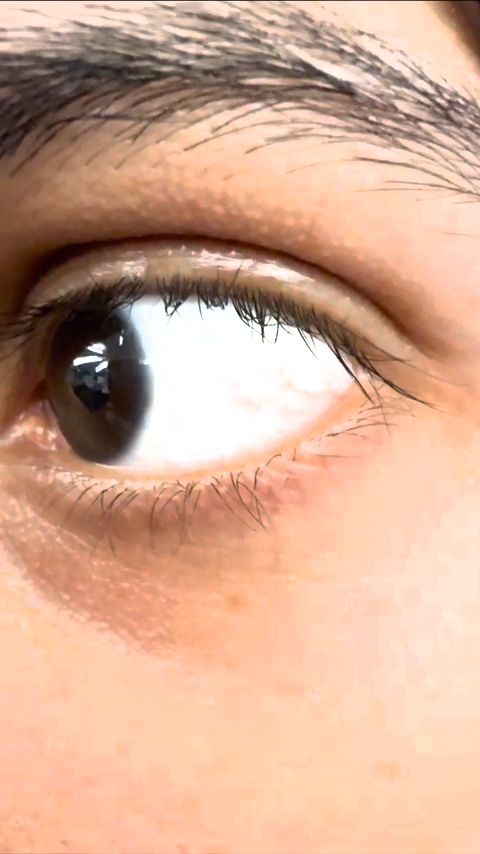
#> input picture frame 12 of uploads/IMG_1702.mov, 480 x 854 px, given in place of sclera_mask.mp4, which was not available
$ python guh.py
#> lines starting #> are read from the running program, lines starting #| are printed output that depends on the picture; pictures that were not available may be replaced by others from this repository, and a replacement may not be noted
# Import numpy and OpenCV
import numpy as np
import cv2

import os

# test code to only stabilize the mask video output from the sclera_ML.py script, using the same optical flow method as in sclera.py


# cap = cv2.VideoCapture(video_source)
video_source = r"uploads\IMG_1759.MOV"  # Change this to your video file path or camera index

testing_out = os.path.join("output", "jupyter_test")
os.makedirs(testing_out, exist_ok=True)
print(f"Testing output directory: {testing_out}")

outlined_path = os.path.join(testing_out, "sclera_outline.mp4")
mask_path = os.path.join(testing_out, "sclera_mask.mp4")

# Read input video
cap = cv2.VideoCapture(mask_path)

# Get frame count
n_frames = int(cap.get(cv2.CAP_PROP_FRAME_COUNT))

# Get width and height of video stream
w = int(cap.get(cv2.CAP_PROP_FRAME_WIDTH))
h = int(cap.get(cv2.CAP_PROP_FRAME_HEIGHT))

# Define the codec for output video
fourcc = cv2.VideoWriter_fourcc(*'MJPG')


# Set up output video
fourcc = cv2.VideoWriter_fourcc(*"mp4v")
out_path = os.path.join(testing_out, "mask_stabilized_test.mp4")
out_writer = cv2.VideoWriter(out_path, fourcc, cap.get(cv2.CAP_PROP_FPS), (w, h))
print(f"writer set up at {out_path} with resolution {(w, h)} and FPS {cap.get(cv2.CAP_PROP_FPS)}")

# Read first frame
_, prev = cap.read()
#> prev is the input picture: shape (854, 480, 3); mean B, G, R 147, 170.5, 212.7

# Convert frame to grayscale
prev_gray = cv2.cvtColor(prev, cv2.COLOR_BGR2GRAY)
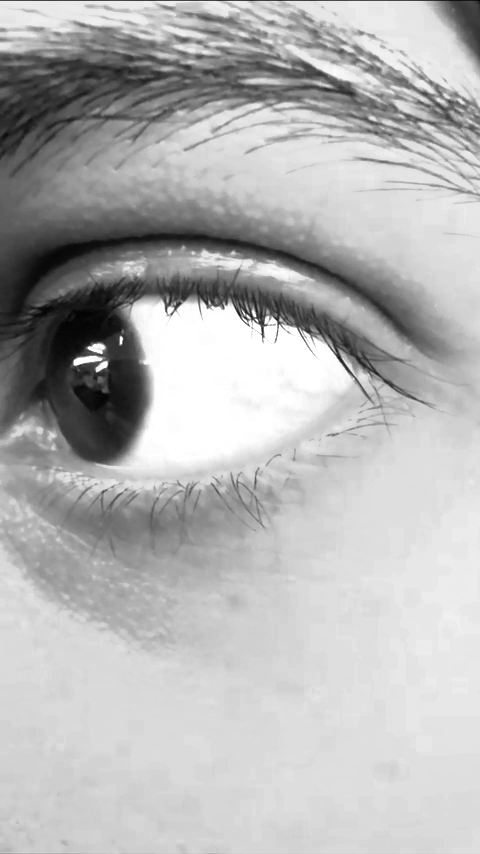
#> prev_gray: shape (854, 480); min 3, max 255, mean 180.5

# show features detected in the first frame
# make a mask of all the current data and then erode it shrink it
mask = cv2.threshold(prev_gray, 1, 255, cv2.THRESH_BINARY)[1]
#> mask: shape (854, 480); every value is 255
# somehow shrink the mask

# kernel = np.ones((5,5), np.uint8)
# mask = cv2.erode(mask, kernel, iterations=5)

dist = cv2.distanceTransform(mask, cv2.DIST_L2, 5) # calculate distance from edge for each pixel
#> dist: shape (854, 480) float32; every value is 3.4e+38
mask = (dist > 50).astype(np.uint8) * 255  # keep only pixels >50px from any edge

# show(mask)
features = cv2.goodFeaturesToTrack(prev_gray, maxCorners=200, qualityLevel=0.01, minDistance=30, blockSize=3, mask=mask)
#> features = 95 rows, first 8: [255, 317], [120, 344], [96, 371], [223, 308], [313, 337], [169, 314], [211, 483], [239, 268]
features = np.intp(features)

featured_prev = cv2.cvtColor(prev_gray, cv2.COLOR_GRAY2BGR)
for feature in features:
    x, y = feature.ravel()
    cv2.circle(featured_prev, (x, y), 5, (0, 255, 0), -1)
#> this loop made 95 passes
#> (x, y) on passes 1 to 12: (255, 317), (120, 344), (96, 371), (223, 308), (313, 337), (169, 314), (211, 483), (239, 268), (464, 103), (131, 305), (192, 252), (274, 342)
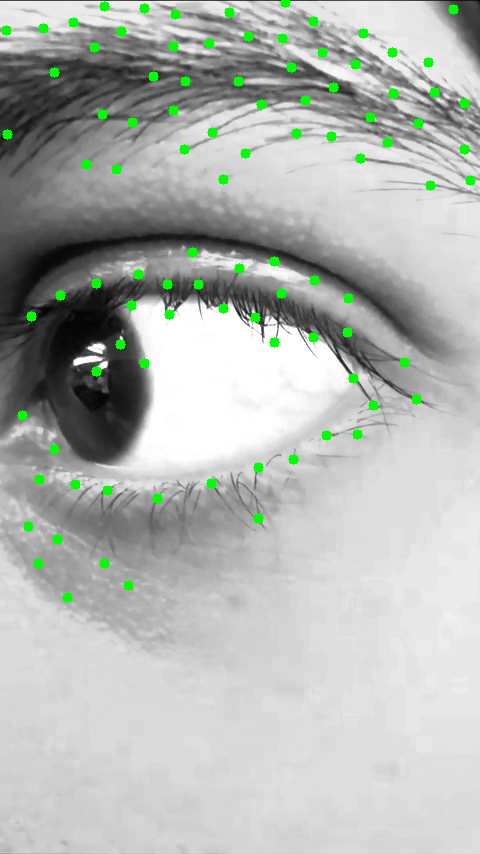
#> featured_prev: shape (854, 480, 3); mean B, G, R 177.5, 182.3, 177.5

# show(featured_prev)
# calculate the optical flow (i.e. track feature points)
for _ in range(1, n_frames):
    # Read next frame
    success, img = cap.read()
    if not success:
        print("No more frames to read or error reading frame.")
        break

    # Convert to grayscale
    gray = cv2.cvtColor(img, cv2.COLOR_BGR2GRAY)

    mask = cv2.threshold(prev_gray, 1, 255, cv2.THRESH_BINARY)[1]

    dist = cv2.distanceTransform(mask, cv2.DIST_L2, 5) # calculate distance from edge for each pixel
    mask = (dist > 50).astype(np.uint8) * 255  # keep only pixels >50px from any edge

    # show(mask)
    features = cv2.goodFeaturesToTrack(prev_gray, maxCorners=200, qualityLevel=0.01, minDistance=30, blockSize=3, mask=mask)
    features = np.intp(features)

    featured_prev = cv2.cvtColor(prev_gray, cv2.COLOR_GRAY2BGR)
    for feature in features:
        x, y = feature.ravel()
        cv2.circle(featured_prev, (x, y), 5, (0, 255, 0), -1)

    # show(featured_prev)
    # Ensure features are in the correct format (float32, shape (n, 1, 2))
    if features is not None and len(features) > 0:
        features = features.astype(np.float32)# Calculate optical flow

    old_features = features.copy()
    features, status, _ = cv2.calcOpticalFlowPyrLK(prev_gray, gray, features, None)

    good_new = features[status == 1]
    good_old = old_features[status == 1]  # ← now actually the old positions

    # Estimate transformation matrix using RANSAC
    if len(good_new) >= 4:  # Need at least 4 points to compute homography
        matrix, _ = cv2.findHomography(good_old, good_new, cv2.RANSAC, 5.0)
        if matrix is not None:
            # Warp the current frame to align with the previous frame
            stabilized_frame = cv2.warpPerspective(img, matrix, (w, h))
            out_writer.write(stabilized_frame)
        else:
            print("Homography could not be computed for this frame.")
            out_writer.write(img)  # Write original frame if homography fails
    else:
        print("Not enough good points to compute homography for this frame.")
        out_writer.write(img)  # Write original frame if not enough points

    # Update previous frame and previous points
    prev_gray = gray.copy()
    features = good_new.reshape(-1, 1, 2)

# Release video objects
cap.release()
out_writer.release()
print(f"Stabilized video saved to {out_path}")

$ run again, starting later in the video
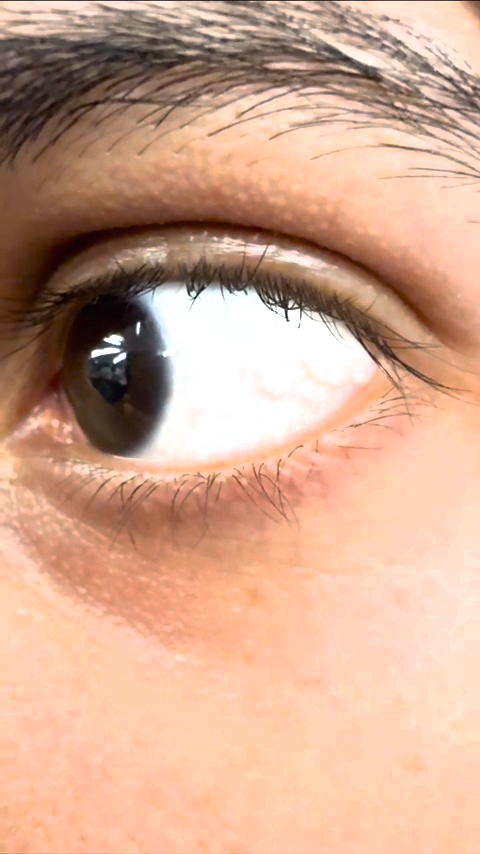
#> input picture frame 56 of uploads/IMG_1702.mov, 480 x 854 px, given in place of sclera_mask.mp4, which was not available
#> prev is the input picture: shape (854, 480, 3); mean B, G, R 143.7, 167.7, 209.8
#> mask: shape (854, 480); every value is 255
#> dist: shape (854, 480) float32; every value is 3.4e+38
#> features = 94 rows, first 8: [289, 306], [139, 322], [104, 339], [246, 294], [193, 298], [153, 290], [267, 246], [435, 69]
#> the loop `for feature in features:` made 94 passes

$ run again, starting later in the video
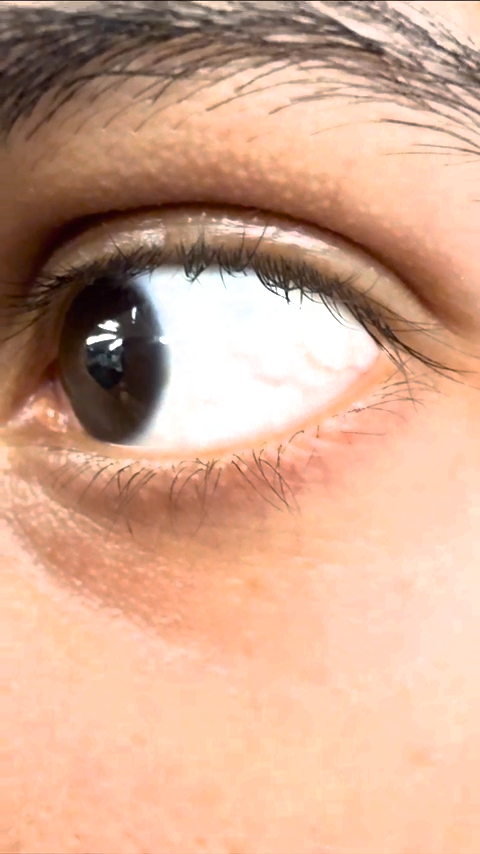
#> input picture frame 100 of uploads/IMG_1702.mov, 480 x 854 px, given in place of sclera_mask.mp4, which was not available
#> prev is the input picture: shape (854, 480, 3); mean B, G, R 143.7, 168, 210.8
#> mask: shape (854, 480); every value is 255
#> dist: shape (854, 480) float32; every value is 3.4e+38
#> features = 88 rows, first 8: [99, 325], [133, 318], [303, 295], [272, 283], [187, 276], [232, 461], [230, 273], [265, 227]
#> the loop `for feature in features:` made 88 passes
#> after the loop `for feature in features:`:
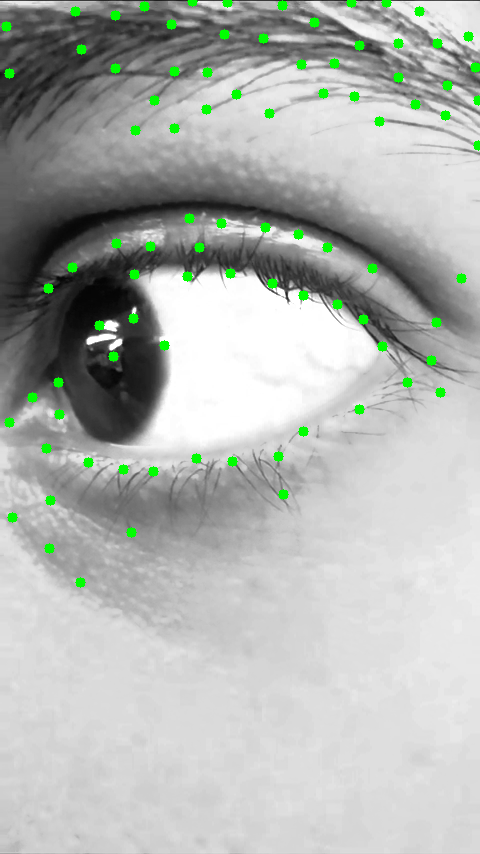
#> featured_prev: shape (854, 480, 3); mean B, G, R 175.4, 179.7, 175.4
#> after the loop `for _ in range(1, n_frames):`:
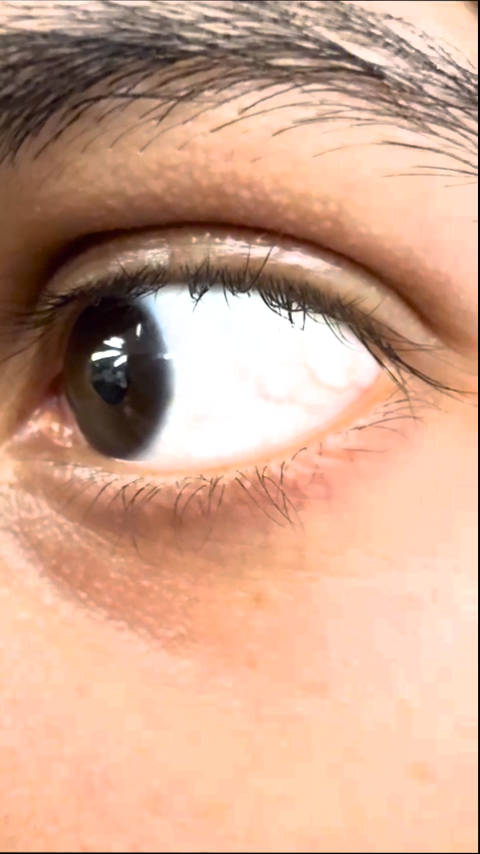
#> stabilized_frame: shape (854, 480, 3); mean B, G, R 143, 166.5, 208.5
